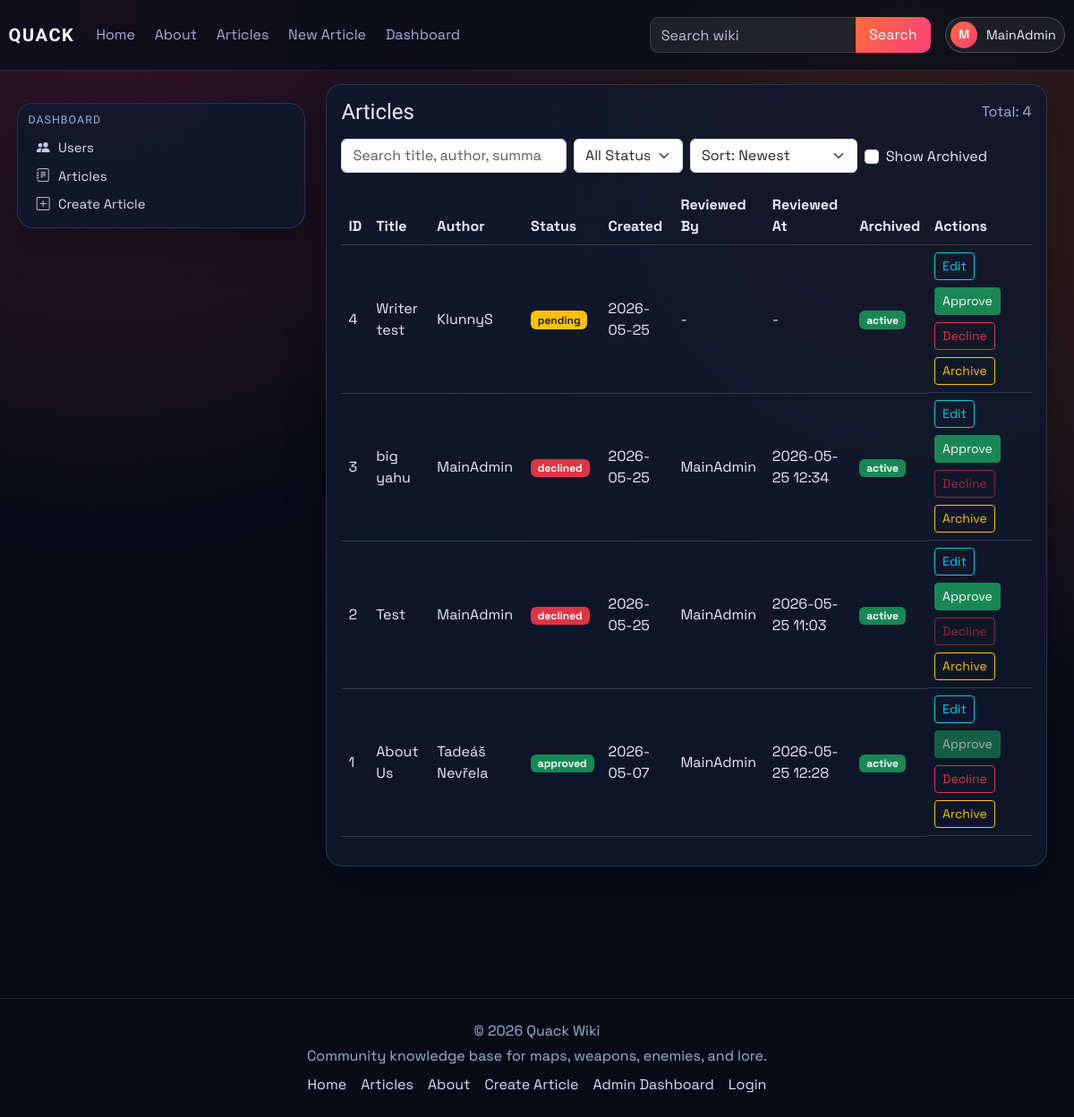
/dashboard/articles (signed in), run on an earlier commit of the app's database.
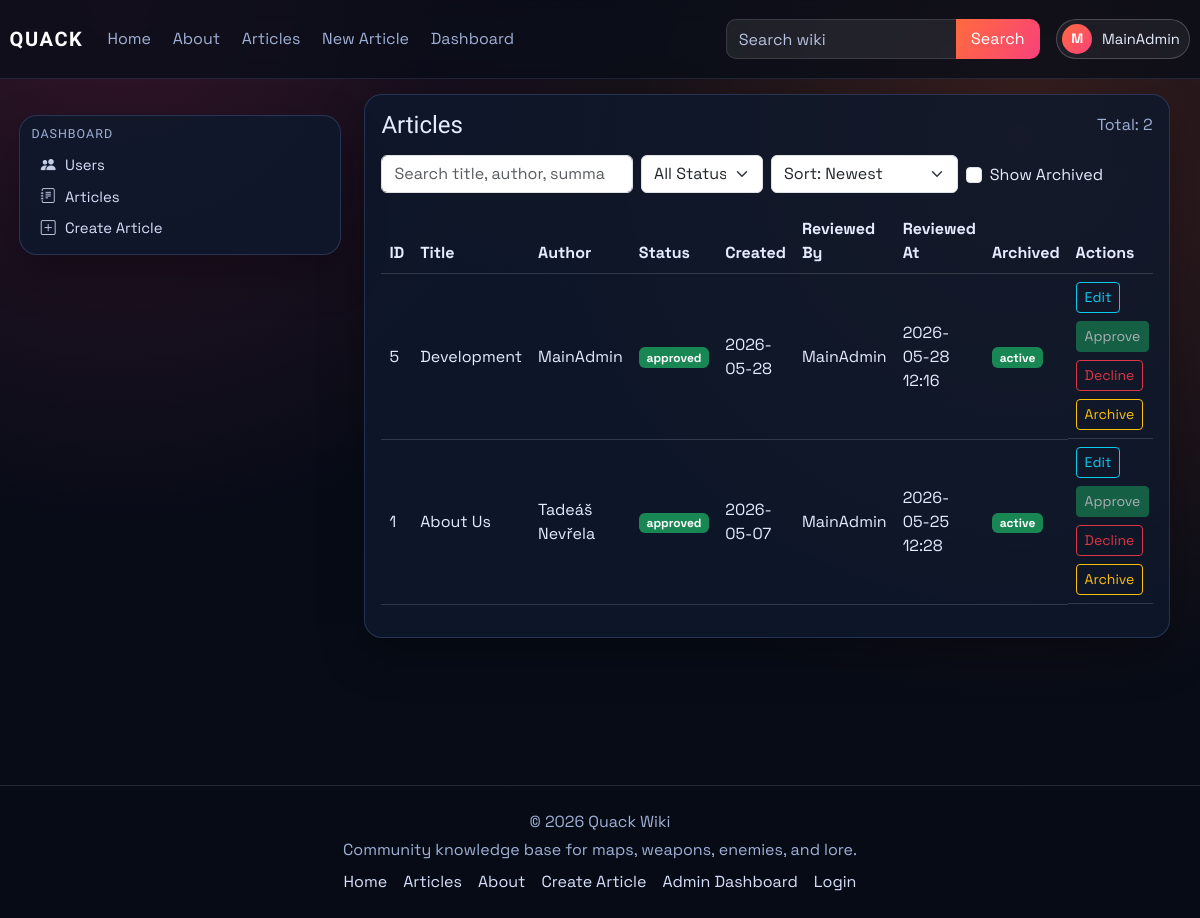
And on a later commit of the database.
### models.py (models this page shows)
class Article(db.Model):
    id = db.Column(db.Integer, primary_key=True)
    title = db.Column(db.String(120), unique=True, nullable=False)
    author = db.Column(db.String(120), nullable=False)
    created_at = db.Column(db.DateTime, default=datetime.utcnow)
    image_url = db.Column(db.String(120), default='default.png')
    summary = db.Column(db.Text)
    content = db.Column(db.Text, nullable=False)
    infobox_data = db.Column(db.Text, nullable=True)
    tags = db.Column(db.JSON, default=list)
    status = db.Column(db.String(20), default='pending', nullable=False)
    approved_by = db.Column(db.String(120), nullable=True)
    approved_at = db.Column(db.DateTime, nullable=True)
    is_archived = db.Column(db.Boolean, default=False, nullable=False)
    archived_at = db.Column(db.DateTime, nullable=True)

### main.py (the view)
@app.route('/dashboard/articles')
@role_required(['admin', 'writer'])
def dashboard_articles():
    search = (request.args.get('q') or '').strip()
    status_filter = (request.args.get('status') or 'all').strip().lower()
    show_archived = request.args.get('show_archived') == '1'
    sort = (request.args.get('sort') or 'newest').strip().lower()
    query = Article.query
    if not show_archived:
        query = query.filter(Article.is_archived.is_(False))
    if status_filter in {'pending', 'approved', 'declined'}:
        query = query.filter(Article.status == status_filter)
    sort_map = {
        'newest': Article.created_at.desc(),
        'oldest': Article.created_at.asc(),
        'title_az': Article.title.asc(),
        'title_za': Article.title.desc(),
        'status_az': Article.status.asc(),
        'status_za': Article.status.desc(),
    }
    articles = query.order_by(sort_map.get(sort, Article.created_at.desc())).all()
    if search:
        articles = [article_obj for article_obj in articles if article_matches_search(article_obj, search)]
    article_links = {article_obj.id: article_public_url(article_obj) for article_obj in articles}
    return render_template(
        'dashboard_articles.html',
        articles=articles,
        article_links=article_links,
        search=search,
        status_filter=status_filter,
        show_archived=show_archived,
        sort=sort,
    )

### main.py (called while the page is built)
@login_manager.user_loader
def load_user(user_id):
    return User.query.get(int(user_id))

def role_required(role_names: list):
    def decorator(func):
        @wraps(func)
        @login_required
        def wrapper(*args, **kwargs):
            if current_user.role not in role_names:
                abort(403)
            return func(*args, **kwargs)
        return wrapper
    return decorator

def article_public_url(article_obj: Article) -> str:
    if article_has_tag(article_obj, static_page_tag('about-us')):
        return url_for('about')
    return url_for('article', article_title=article_obj.title)

def static_page_tag(page_key: str) -> str:
    return f"page:{page_key.strip().lower()}"

def article_has_tag(article_obj: Article, tag_name: str) -> bool:
    wanted = tag_name.strip().lower()
    return any(str(tag).strip().lower() == wanted for tag in (article_obj.tags or []))

### templates/dashboard_articles.html (shortened to what the changed rows need)
{% extends "_base.html" %}
{% block content %}
<div class="container-fluid px-0">
    <section id="articles-section" class="card p-3">
        <div class="d-flex justify-content-between align-items-center mb-3">
            <h4 class="mb-0">Articles</h4>
            <span class="text-muted">Total: {{ articles|length }}</span>
        </div>
        <div class="table-responsive">
            <table class="table table-hover align-middle">
                <thead>
                    <tr>
                        <th>ID</th>
                        <th>Title</th>
                        <th>Author</th>
                        <th>Status</th>
                        <th>Created</th>
                        <th>Reviewed By</th>
                        <th>Reviewed At</th>
                        <th>Archived</th>
                        {% if current_user.role in ['admin', 'writer'] %}
                        <th>Actions</th>
                        {% endif %}
                    </tr>
                </thead>
                <tbody>
                    {% for article in articles %}
                    <tr>
                        <td>{{ article.id }}</td>
                        <td>
                            <a href="{{ article_links[article.id] }}">{{ article.title }}</a>
                        </td>
                        <td>{{ article.author }}</td>
                        <td>
                            {% if article.status == 'approved' %}
                            <span class="badge bg-success">approved</span>
                            {% elif article.status == 'declined' %}
                            <span class="badge bg-danger">declined</span>
                            {% else %}
                            <span class="badge bg-warning text-dark">pending</span>
                            {% endif %}
                        </td>
                        <td>{{ article.created_at.strftime('%Y-%m-%d') if article.created_at else '-' }}</td>
                        <td>{{ article.approved_by or '-' }}</td>
                        <td>{{ article.approved_at.strftime('%Y-%m-%d %H:%M') if article.approved_at else '-' }}</td>
                        <td>
                            {% if article.is_archived %}
                            <span class="badge bg-secondary">archived</span>
                            {% else %}
                            <span class="badge bg-success">active</span>
                            {% endif %}
                        </td>
                        {% if current_user.role == 'admin' %}
                        <td class="d-flex gap-2 flex-wrap">
                            <a href="{{ url_for('edit_article', article_id=article.id) }}" class="btn btn-outline-info btn-sm">Edit</a>
                            <form method="POST" action="{{ url_for('approve', article_id=article.id) }}">
                                <button type="submit" class="btn btn-success btn-sm" {% if article.status == 'approved' or article.is_archived %}disabled{% endif %}>Approve</button>
                            </form>
                            <form method="POST" action="{{ url_for('decline', article_id=article.id) }}">
                                <button type="submit" class="btn btn-outline-danger btn-sm" {% if article.status == 'declined' or article.is_archived %}disabled{% endif %}>Decline</button>
                            </form>
                            <form method="POST" action="{{ url_for('toggle_archive_article', article_id=article.id) }}">
                                <button type="submit" class="btn btn-outline-warning btn-sm">{% if article.is_archived %}Restore{% else %}Archive{% endif %}</button>
                            </form>
                        </td>
                        {% elif current_user.role == 'writer' %}
                        <td>
                            <a href="{{ url_for('edit_article', article_id=article.id) }}" class="btn btn-outline-info btn-sm">Edit</a>
                        </td>
                        {% endif %}
                    </tr>
                    {% endfor %}
                </tbody>
            </table>
        </div>
    </section>
</div>
{% endblock %}

What changed in the data, as far as the page shows it:
no longer on this page (row edited): Article: id "4", title "Writer test", author "KlunnyS", status "pending", created_at "2026-05-25", approved_by "-", approved_at "-", is_archived "active"
no longer on this page (row edited): Article: id "3", title "big yahu", author "MainAdmin", status "declined", created_at "2026-05-25", approved_by "MainAdmin", approved_at "2026-05-25 12:34", is_archived "active"
no longer on this page (row edited): Article: id "2", title "Test", author "MainAdmin", status "declined", created_at "2026-05-25", approved_by "MainAdmin", approved_at "2026-05-25 11:03", is_archived "active"
added Article: id "5", title "Development", author "MainAdmin", status "approved", created_at "2026-05-28", approved_by "MainAdmin", approved_at "2026-05-28 12:16", is_archived "active"
Also different on the page:
{{ articles|length }}: "4" → "2"
